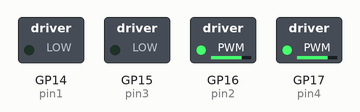
Recording of a program running on a simulated Raspberry Pi Pico running MicroPython. Parts: switched loads named in the program (green lamp = pin HIGH).

Above: at 0.05 s.
At 2.5 s:
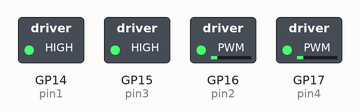
At 5.0 s:
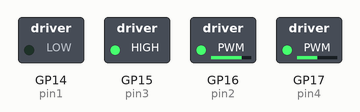
At 7.5 s:
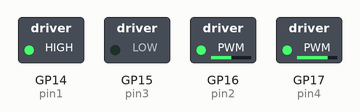
At 10.0 s:
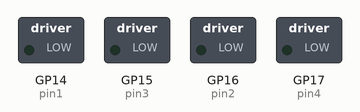
Timing chart, 0 to 13.0 s (numbered marks = the images above):
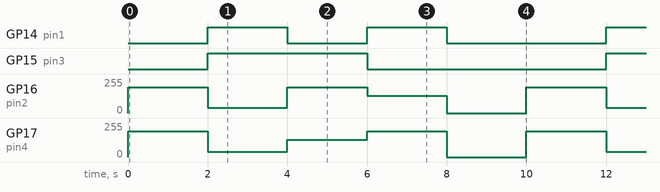

Measured:
- by itself, GP14 (pin1): repeats every 10.0 s: LOW 2.0 s, HIGH 2.0 s, LOW 4.0 s, HIGH 2.0 s
- by itself, GP15 (pin3): alternates HIGH for 4.0 s and LOW for 6.0 s
- by itself, GP16 (pin2): repeats every 10.0 s: 39/255 2.0 s, 195/255 2.0 s, 128/255 2.0 s, 0/255 2.0 s, 195/255 2.0 s
- by itself, GP17 (pin4): repeats every 10.0 s: 39/255 2.0 s, 128/255 2.0 s, 195/255 2.0 s, 0/255 2.0 s, 195/255 2.0 s

The program:

Project_06_Motor_Drive_And_Speed_Regulation.py
```python
from machine import Pin,PWM
import time

# right wheel
pin1=Pin(14,Pin.OUT)
pin2=PWM(Pin(16))
pin2.freq(50)
# left wheel
pin3=Pin(15,Pin.OUT)
pin4=PWM(Pin(17))
pin4.freq(50)

# As a function of the car going forward.
def car_forward():
  pin1.value(0)
  pin2.duty_u16(50000)
  pin3.value(0)
  pin4.duty_u16(50000)

# As a function of the car going backwards.
def car_back():
  pin1.value(1)
  pin2.duty_u16(10000)
  pin3.value(1)
  pin4.duty_u16(10000)

# As a function of the car going left.
def car_left():
  pin1.value(0)
  pin2.duty_u16(50000)
  pin3.value(1)
  pin4.duty_u16(32768)

# As a function of the car going right.
def car_right():
  pin1.value(1)
  pin2.duty_u16(32768)
  pin3.value(0)
  pin4.duty_u16(50000)

# As a function of the car stopping.
def car_stop():
  pin1.value(0)
  pin2.duty_u16(0)
  pin3.value(0)
  pin4.duty_u16(0)
try:
    while True:
        car_forward() #Car ahead
        time.sleep(2) # delay 2s
        car_back() # Car goes back
        time.sleep(2)
        car_left() # Car to the left
        time.sleep(2)
        car_right() # Car to the right
        time.sleep(2)
        car_stop() # Car stop
        time.sleep(2)
except:
    pass 
```
